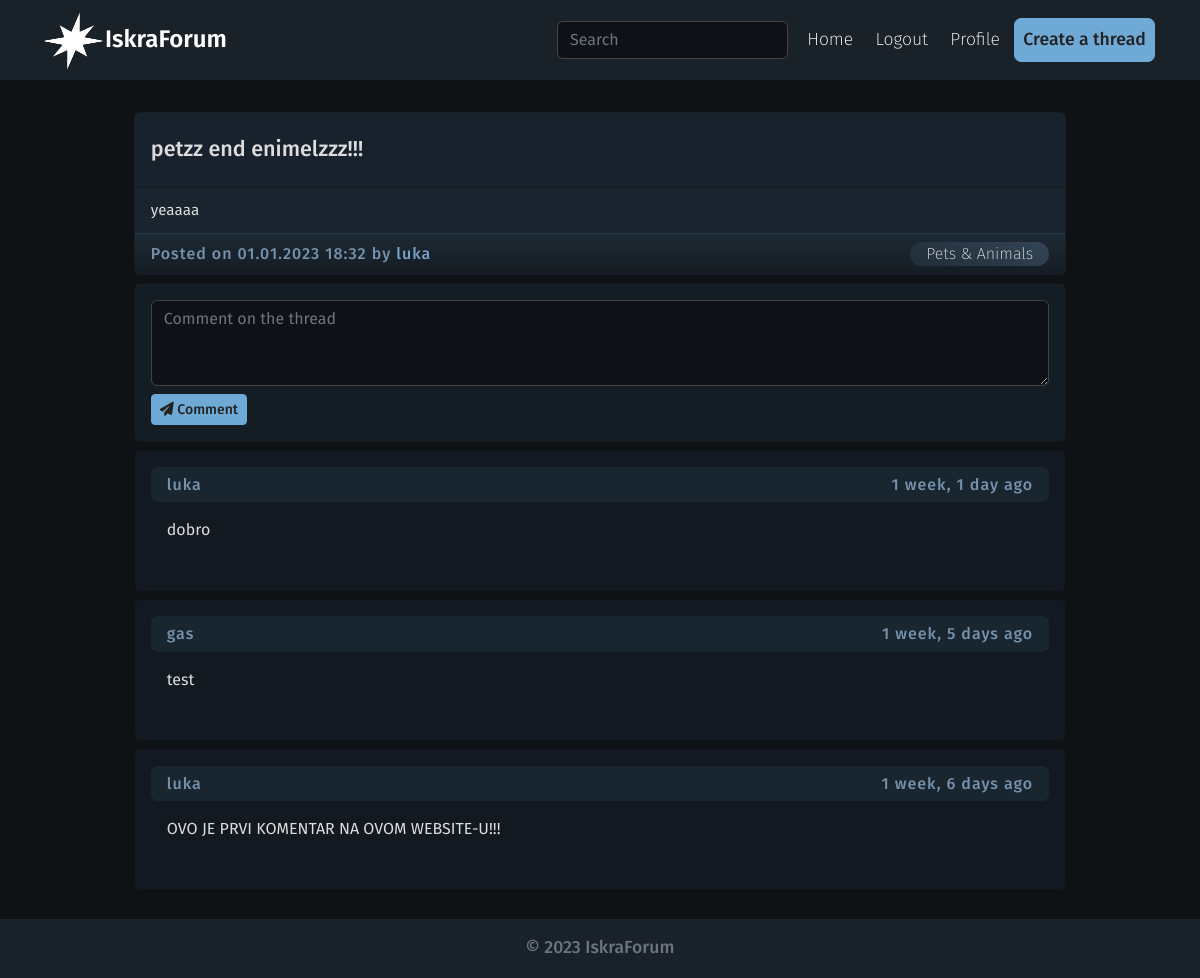
/thread/47/ (signed in), run on the app's committed database.
### base/models.py (models this page shows, shortened)
class Thread(models.Model):
    title = models.CharField(max_length=150)
    description = models.TextField()
    uploader = models.ForeignKey(User, null=True, blank=True, on_delete=models.CASCADE)
    category = models.ForeignKey("Category", verbose_name=("Category"), null=True, on_delete=models.DO_NOTHING)
    created = models.DateTimeField(auto_now_add=True)

class Category(models.Model):
    name = models.CharField(max_length=200, unique=True)
    description = models.TextField()
    created = models.DateTimeField(auto_now_add=True)

class Comment(models.Model):
    text = models.TextField(max_length=700, blank=False, null=False)
    thread = models.ForeignKey("Thread", verbose_name=("Thread"), null=True, on_delete=models.CASCADE)
    uploader = models.ForeignKey(User, null=True, on_delete=models.CASCADE)
    created = models.DateTimeField(auto_now_add=True)

### base/views.py (the view, shortened to what this page needs)
# urls.py: path('thread/<str:pk>/', views.thread, name="thread"),
def thread(request, pk):
    thread = Thread.objects.get(id=pk)
    comments = thread.comment_set.all()
    context = {
        'thread': thread,
        'comments': comments,
    }
    return render(request, 'base/thread.html', context)

### base/templates/base/thread.html (shortened to what this page needs)
{% extends 'base/base.html' %}
{% load static %}
{% block content %}
<div class="container-md container-thread">
    <div class="card mb-1">
        <div class="card-header thread-header">
            <h5 class="card-title thread-title">{{ thread.title }}</h5>
        </div>
        <div href="/thread/{{thread.id}}" class="card-body thread-body">
          <p class="card-text thread-text">{{ thread.description }}</p>
        </div>
        <div class="card-footer thread-footer d-flex align-items-center justify-content-between">
             <span class="post-info">Posted on {{ thread.created|date:'d.m.Y H:i' }} by <a href="/user/{{thread.uploader.username}}" class="thread-user-link"> {{thread.uploader.username}} </a> </span> <a class="category" href="{% url 'home' %}?q={{thread.category.name}}"> {{thread.category.name}} </a>
        </div>
    </div>
    {% if request.user.is_authenticated %}
        <div class="card p-3 my-2 comment-form-card">
            <form action="" method="POST">
                <textarea name="text" class="form-control" id="" cols="20" rows="3" placeholder="Comment on the thread"></textarea>
                <button type="submit" name="submit" class="btn btn-primary btn-sm mt-2"><i class="fa-solid fa-paper-plane"></i> Comment</button>
            </form>
        </div>
    {% endif %}
    {% for comment in comments reversed %}
        <div class="card comment-card p-3 my-2">
            <div class="card-header comment-footer d-flex justify-content-between align-items-center">
                <h6 class="post-info m-0">{{comment.uploader.username}}</h6>
                <h6 class="post-info m-0">{{comment.created|timesince}} ago</h6>
            </div>
            <div class="card-body">
                <p>{{comment.text}}</p>
            </div>
        </div>
    {% endfor %}
</div>
{% endblock content %}

### data on the page
Thread: title "petzz end enimelzzz!!!", description "yeaaaa", created "01.01.2023 18:32", uploader.username "luka", category.name "Pets & Animals"
Comment: uploader.username "luka", created "1 week, 1 day", text "dobro"
Comment: uploader.username "gas", created "1 week, 5 days", text "test"
Comment: uploader.username "luka", created "1 week, 6 days", text "OVO JE PRVI KOMENTAR NA OVOM WEBSITE-U!!!"
